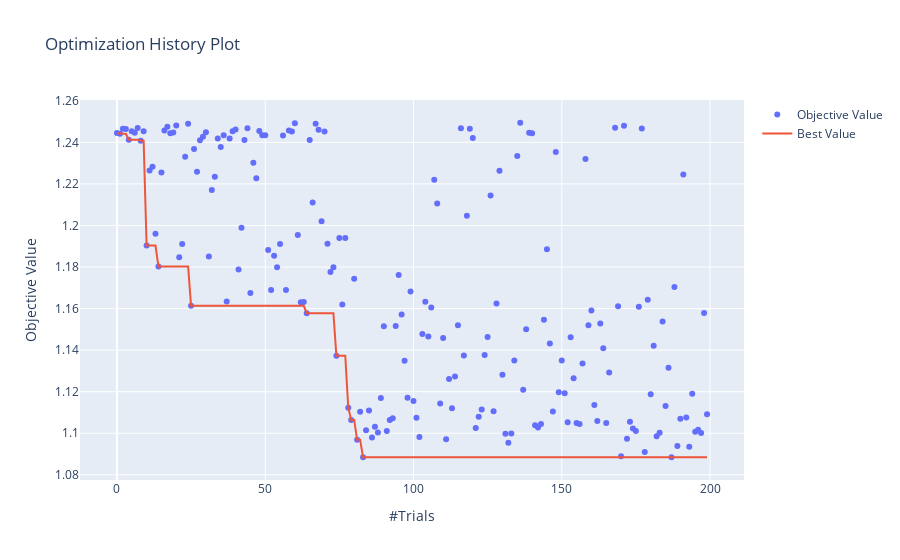
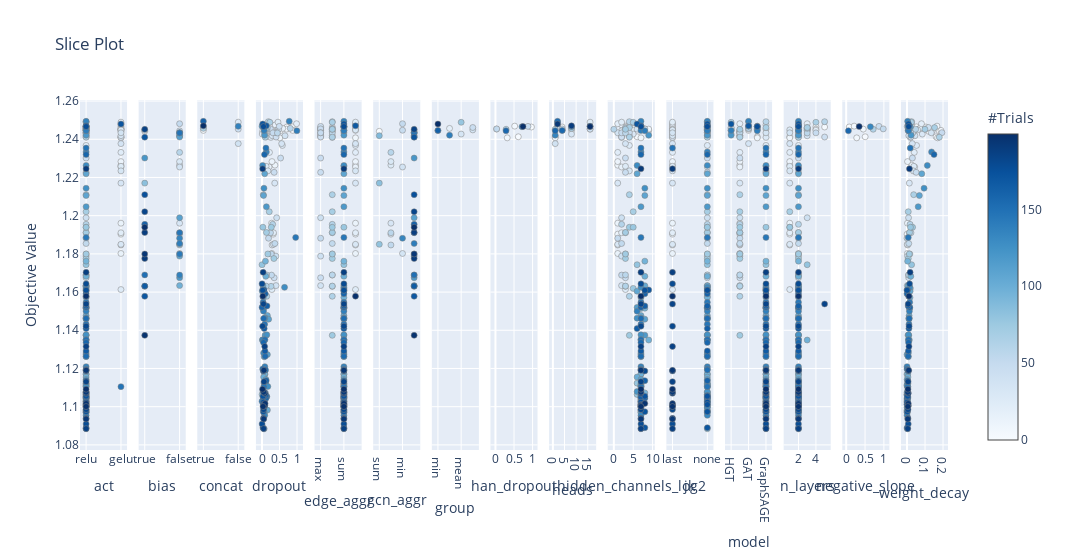
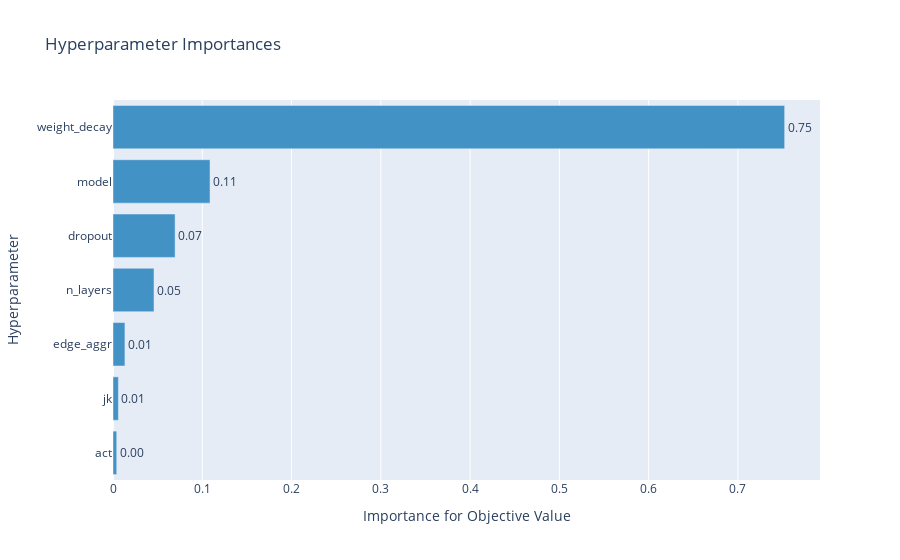
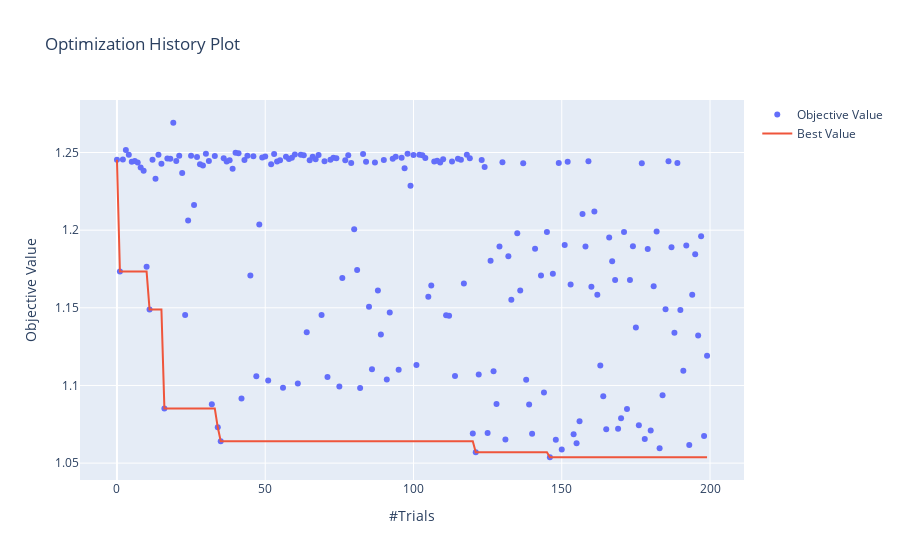

The notebook cell these images were saved under, in order:
### Code cell
for study in (
    optuna.load_study(study_name=study_name, storage="sqlite:///data/optuna.db")
    for study_name in study_names
):
    print(study.study_name)
    # Plot the results.
    mean_top_10_loss = study.trials_dataframe()["value"].sort_values().head(10).mean()
    print("Mean of top 10 best loss:", mean_top_10_loss)
    optuna.visualization.plot_optimization_history(study).show()
    # optuna.visualization.plot_contour(study).show()
    optuna.visualization.plot_slice(study).show()
    optuna.visualization.plot_param_importances(study).show()
    print()
    print()

### Figure 1 — Plotly figure (JSON) as saved in the notebook; plotly's stock layout.template omitted (floating-point values rounded to 4 significant figures; data arrays with more than 128 entries replaced by an {"elided": "..."} marker saying what was removed)
{"data": [{"mode": "markers", "name": "Objective Value", "type": "scatter", "x": {"elided": "199 int values"}, "y": {"elided": "199 float values"}}, {"name": "Best Value", "type": "scatter", "x": {"elided": "199 int values"}, "y": {"elided": "199 float values"}}], "layout": {"title": {"text": "Optimization History Plot"}, "xaxis": {"title": {"text": "#Trials"}}, "yaxis": {"title": {"text": "Objective Value"}}}}

### Figure 2 — Plotly figure (JSON) as saved in the notebook; plotly's stock layout.template omitted (floating-point values rounded to 4 significant figures; data arrays with more than 128 entries replaced by an {"elided": "..."} marker saying what was removed)
{"data": [{"marker": {"color": {"elided": "199 int values"}, "colorbar": {"title": {"text": "#Trials"}, "x": 1, "xpad": 40}, "colorscale": [[0, "rgb(247,251,255)"], [0.125, "rgb(222,235,247)"], [0.25, "rgb(198,219,239)"], [0.375, "rgb(158,202,225)"], [0.5, "rgb(107,174,214)"], [0.625, "rgb(66,146,198)"], [0.75, "rgb(33,113,181)"], [0.875, "rgb(8,81,156)"], [1, "rgb(8,48,107)"]], "line": {"color": "Grey", "width": 0.5}, "showscale": true}, "mode": "markers", "showlegend": false, "type": "scatter", "x": {"elided": "199 str values"}, "xaxis": "x", "y": {"elided": "199 float values"}, "yaxis": "y"}, {"marker": {"color": [1, 10, 11, 12, 13, 14, 15, 18, 19, 20, 21, 22, 23, 31, 32, 34, 37, 38, 41, 42, 43, 45, 46, 49, 50, 51, 52, 53, 54, 55, 56, 57, 61, 62, 63, 64, 65, 66, 69, 70, 71, 72, 73, 74, 75], "colorbar": {"title": {"text": "#Trials"}, "x": 1, "xpad": 40}, "colorscale": [[0, "rgb(247,251,255)"], [0.125, "rgb(222,235,247)"], [0.25, "rgb(198,219,239)"], [0.375, "rgb(158,202,225)"], [0.5, "rgb(107,174,214)"], [0.625, "rgb(66,146,198)"], [0.75, "rgb(33,113,181)"], [0.875, "rgb(8,81,156)"], [1, "rgb(8,48,107)"]], "line": {"color": "Grey", "width": 0.5}, "showscale": false}, "mode": "markers", "showlegend": false, "type": "scatter", "x": [true, false, false, false, false, false, false, false, true, false, false, false, false, false, true, false, false, false, false, false, false, false, true, false, false, false, false, false, false, false, false, true, true, true, true, true, true, true, true, true, true, true, true, true, true], "xaxis": "x2", "y": [1.244, 1.19, 1.226, 1.228, 1.196, 1.18, 1.225, 1.244, 1.245, 1.248, 1.185, 1.191, 1.233, 1.185, 1.217, 1.242, 1.163, 1.242, 1.179, 1.199, 1.241, 1.167, 1.23, 1.243, 1.243, 1.188, 1.169, 1.185, 1.18, 1.191, 1.243, 1.169, 1.195, 1.163, 1.163, 1.158, 1.241, 1.211, 1.202, 1.245, 1.191, 1.178, 1.18, 1.137, 1.194], "yaxis": "y2"}, {"marker": {"color": [2, 6, 24, 35, 39, 58, 116, 136, 168], "colorbar": {"title": {"text": "#Trials"}, "x": 1, "xpad": 40}, "colorscale": [[0, "rgb(247,251,255)"], [0.125, "rgb(222,235,247)"], [0.25, "rgb(198,219,239)"], [0.375, "rgb(158,202,225)"], [0.5, "rgb(107,174,214)"], [0.625, "rgb(66,146,198)"], [0.75, "rgb(33,113,181)"], [0.875, "rgb(8,81,156)"], [1, "rgb(8,48,107)"]], "line": {"color": "Grey", "width": 0.5}, "showscale": false}, "mode": "markers", "showlegend": false, "type": "scatter", "x": [true, true, false, false, false, true, false, true, true], "xaxis": "x3", "y": [1.246, 1.245, 1.249, 1.238, 1.245, 1.246, 1.247, 1.249, 1.247], "yaxis": "y3"}, {"marker": {"color": {"elided": "199 int values"}, "colorbar": {"title": {"text": "#Trials"}, "x": 1, "xpad": 40}, "colorscale": [[0, "rgb(247,251,255)"], [0.125, "rgb(222,235,247)"], [0.25, "rgb(198,219,239)"], [0.375, "rgb(158,202,225)"], [0.5, "rgb(107,174,214)"], [0.625, "rgb(66,146,198)"], [0.75, "rgb(33,113,181)"], [0.875, "rgb(8,81,156)"], [1, "rgb(8,48,107)"]], "line": {"color": "Grey", "width": 0.5}, "showscale": false}, "mode": "markers", "showlegend": false, "type": "scatter", "x": {"elided": "199 float values"}, "xaxis": "x4", "y": {"elided": "199 float values"}, "yaxis": "y4"}, {"marker": {"color": {"elided": "199 int values"}, "colorbar": {"title": {"text": "#Trials"}, "x": 1, "xpad": 40}, "colorscale": [[0, "rgb(247,251,255)"], [0.125, "rgb(222,235,247)"], [0.25, "rgb(198,219,239)"], [0.375, "rgb(158,202,225)"], [0.5, "rgb(107,174,214)"], [0.625, "rgb(66,146,198)"], [0.75, "rgb(33,113,181)"], [0.875, "rgb(8,81,156)"], [1, "rgb(8,48,107)"]], "line": {"color": "Grey", "width": 0.5}, "showscale": false}, "mode": "markers", "showlegend": false, "type": "scatter", "x": {"elided": "199 str values"}, "xaxis": "x5", "y": {"elided": "199 float values"}, "yaxis": "y5"}, {"marker": {"color": [1, 10, 11, 12, 13, 14, 15, 18, 19, 20, 21, 22, 23, 31, 32, 34, 37, 38, 41, 42, 43, 45, 46, 49, 50, 51, 52, 53, 54, 55, 56, 57, 61, 62, 63, 64, 65, 66, 69, 70, 71, 72, 73, 74, 75], "colorbar": {"title": {"text": "#Trials"}, "x": 1, "xpad": 40}, "colorscale": [[0, "rgb(247,251,255)"], [0.125, "rgb(222,235,247)"], [0.25, "rgb(198,219,239)"], [0.375, "rgb(158,202,225)"], [0.5, "rgb(107,174,214)"], [0.625, "rgb(66,146,198)"], [0.75, "rgb(33,113,181)"], [0.875, "rgb(8,81,156)"], [1, "rgb(8,48,107)"]], "line": {"color": "Grey", "width": 0.5}, "showscale": false}, "mode": "markers", "showlegend": false, "type": "scatter", "x": ["sum", "max", "max", "max", "max", "min", "min", "mean", "min", "min", "max", "max", "max", "sum", "sum", "sum", "mean", "mean", "mean", "mean", "mean", "mean", "mean", "mean", "mean", "min", "mean", "mean", "mean", "mean", "mean", "mean", "mean", "mean", "mean", "mean", "mean", "mean", "mean", "mean", "mean", "mean", "mean", "mean", "mean"], "xaxis": "x6", "y": [1.244, 1.19, 1.226, 1.228, 1.196, 1.18, 1.225, 1.244, 1.245, 1.248, 1.185, 1.191, 1.233, 1.185, 1.217, 1.242, 1.163, 1.242, 1.179, 1.199, 1.241, 1.167, 1.23, 1.243, 1.243, 1.188, 1.169, 1.185, 1.18, 1.191, 1.243, 1.169, 1.195, 1.163, 1.163, 1.158, 1.241, 1.211, 1.202, 1.245, 1.191, 1.178, 1.18, 1.137, 1.194], "yaxis": "y6"}, {"marker": {"color": [0, 16, 29, 30, 40, 67, 120, 139, 171], "colorbar": {"title": {"text": "#Trials"}, "x": 1, "xpad": 40}, "colorscale": [[0, "rgb(247,251,255)"], [0.125, "rgb(222,235,247)"], [0.25, "rgb(198,219,239)"], [0.375, "rgb(158,202,225)"], [0.5, "rgb(107,174,214)"], [0.625, "rgb(66,146,198)"], [0.75, "rgb(33,113,181)"], [0.875, "rgb(8,81,156)"], [1, "rgb(8,48,107)"]], "line": {"color": "Grey", "width": 0.5}, "showscale": false}, "mode": "markers", "showlegend": false, "type": "scatter", "x": ["min", "sum", "mean", "max", "max", "mean", "sum", "min", "min"], "xaxis": "x7", "y": [1.244, 1.246, 1.243, 1.245, 1.246, 1.249, 1.242, 1.245, 1.248], "yaxis": "y7"}, {"marker": {"color": [3, 4, 7, 8, 9, 44, 48, 59, 119, 140, 177], "colorbar": {"title": {"text": "#Trials"}, "x": 1, "xpad": 40}, "colorscale": [[0, "rgb(247,251,255)"], [0.125, "rgb(222,235,247)"], [0.25, "rgb(198,219,239)"], [0.375, "rgb(158,202,225)"], [0.5, "rgb(107,174,214)"], [0.625, "rgb(66,146,198)"], [0.75, "rgb(33,113,181)"], [0.875, "rgb(8,81,156)"], [1, "rgb(8,48,107)"]], "line": {"color": "Grey", "width": 0.5}, "showscale": false}, "mode": "markers", "showlegend": false, "type": "scatter", "x": [0.9684, 0.6149, 0.5181, 0.317, 0.03024, 0.8757, 0.03226, 0.2867, 0.7135, 0.2843, 0.7413], "xaxis": "x8", "y": [1.246, 1.241, 1.247, 1.241, 1.245, 1.247, 1.245, 1.245, 1.247, 1.244, 1.247], "yaxis": "y8"}, {"marker": {"color": [0, 2, 3, 4, 6, 7, 8, 9, 16, 24, 29, 30, 35, 39, 40, 44, 48, 58, 59, 67, 116, 119, 120, 136, 139, 140, 168, 171, 177], "colorbar": {"title": {"text": "#Trials"}, "x": 1, "xpad": 40}, "colorscale": [[0, "rgb(247,251,255)"], [0.125, "rgb(222,235,247)"], [0.25, "rgb(198,219,239)"], [0.375, "rgb(158,202,225)"], [0.5, "rgb(107,174,214)"], [0.625, "rgb(66,146,198)"], [0.75, "rgb(33,113,181)"], [0.875, "rgb(8,81,156)"], [1, "rgb(8,48,107)"]], "line": {"color": "Grey", "width": 0.5}, "showscale": false}, "mode": "markers", "showlegend": false, "type": "scatter", "x": [8, 2, 4, 1, 4, 2, 1, 16, 8, 16, 8, 4, 1, 16, 2, 16, 4, 8, 1, 2, 16, 8, 1, 2, 4, 1, 8, 2, 16], "xaxis": "x9", "y": [1.244, 1.246, 1.246, 1.241, 1.245, 1.247, 1.241, 1.245, 1.246, 1.249, 1.243, 1.245, 1.238, 1.245, 1.246, 1.247, 1.245, 1.246, 1.245, 1.249, 1.247, 1.247, 1.242, 1.249, 1.245, 1.244, 1.247, 1.248, 1.247], "yaxis": "y9"}, {"marker": {"color": {"elided": "199 int values"}, "colorbar": {"title": {"text": "#Trials"}, "x": 1, "xpad": 40}, "colorscale": [[0, "rgb(247,251,255)"], [0.125, "rgb(222,235,247)"], [0.25, "rgb(198,219,239)"], [0.375, "rgb(158,202,225)"], [0.5, "rgb(107,174,214)"], [0.625, "rgb(66,146,198)"], [0.75, "rgb(33,113,181)"], [0.875, "rgb(8,81,156)"], [1, "rgb(8,48,107)"]], "line": {"color": "Grey", "width": 0.5}, "showscale": false}, "mode": "markers", "showlegend": false, "type": "scatter", "x": {"elided": "199 int values"}, "xaxis": "x10", "y": {"elided": "199 float values"}, "yaxis": "y10"}, {"marker": {"color": {"elided": "199 int values"}, "colorbar": {"title": {"text": "#Trials"}, "x": 1, "xpad": 40}, "colorscale": [[0, "rgb(247,251,255)"], [0.125, "rgb(222,235,247)"], [0.25, "rgb(198,219,239)"], [0.375, "rgb(158,202,225)"], [0.5, "rgb(107,174,214)"], [0.625, "rgb(66,146,198)"], [0.75, "rgb(33,113,181)"], [0.875, "rgb(8,81,156)"], [1, "rgb(8,48,107)"]], "line": {"color": "Grey", "width": 0.5}, "showscale": false}, "mode": "markers", "showlegend": false, "type": "scatter", "x": {"elided": "199 str values"}, "xaxis": "x11", "y": {"elided": "199 float values"}, "yaxis": "y11"}, {"marker": {"color": {"elided": "199 int values"}, "colorbar": {"title": {"text": "#Trials"}, "x": 1, "xpad": 40}, "colorscale": [[0, "rgb(247,251,255)"], [0.125, "rgb(222,235,247)"], [0.25, "rgb(198,219,239)"], [0.375, "rgb(158,202,225)"], [0.5, "rgb(107,174,214)"], [0.625, "rgb(66,146,198)"], [0.75, "rgb(33,113,181)"], [0.875, "rgb(8,81,156)"], [1, "rgb(8,48,107)"]], "line": {"color": "Grey", "width": 0.5}, "showscale": false}, "mode": "markers", "showlegend": false, "type": "scatter", "x": {"elided": "199 str values"}, "xaxis": "x12", "y": {"elided": "199 float values"}, "yaxis": "y12"}, {"marker": {"color": {"elided": "199 int values"}, "colorbar": {"title": {"text": "#Trials"}, "x": 1, "xpad": 40}, "colorscale": [[0, "rgb(247,251,255)"], [0.125, "rgb(222,235,247)"], [0.25, "rgb(198,219,239)"], [0.375, "rgb(158,202,225)"], [0.5, "rgb(107,174,214)"], [0.625, "rgb(66,146,198)"], [0.75, "rgb(33,113,181)"], [0.875, "rgb(8,81,156)"], [1, "rgb(8,48,107)"]], "line": {"color": "Grey", "width": 0.5}, "showscale": false}, "mode": "markers", "showlegend": false, "type": "scatter", "x": {"elided": "199 int values"}, "xaxis": "x13", "y": {"elided": "199 float values"}, "yaxis": "y13"}, {"marker": {"color": [3, 4, 7, 8, 9, 44, 48, 59, 119, 140, 177], "colorbar": {"title": {"text": "#Trials"}, "x": 1, "xpad": 40}, "colorscale": [[0, "rgb(247,251,255)"], [0.125, "rgb(222,235,247)"], [0.25, "rgb(198,219,239)"], [0.375, "rgb(158,202,225)"], [0.5, "rgb(107,174,214)"], [0.625, "rgb(66,146,198)"], [0.75, "rgb(33,113,181)"], [0.875, "rgb(8,81,156)"], [1, "rgb(8,48,107)"]], "line": {"color": "Grey", "width": 0.5}, "showscale": false}, "mode": "markers", "showlegend": false, "type": "scatter", "x": [0.08015, 0.5031, 0.2112, 0.2786, 0.4533, 0.8692, 0.983, 0.7155, 0.6412, 0.05841, 0.3447], "xaxis": "x14", "y": [1.246, 1.241, 1.247, 1.241, 1.245, 1.247, 1.245, 1.245, 1.247, 1.244, 1.247], "yaxis": "y14"}, {"marker": {"color": {"elided": "199 int values"}, "colorbar": {"title": {"text": "#Trials"}, "x": 1, "xpad": 40}, "colorscale": [[0, "rgb(247,251,255)"], [0.125, "rgb(222,235,247)"], [0.25, "rgb(198,219,239)"], [0.375, "rgb(158,202,225)"], [0.5, "rgb(107,174,214)"], [0.625, "rgb(66,146,198)"], [0.75, "rgb(33,113,181)"], [0.875, "rgb(8,81,156)"], [1, "rgb(8,48,107)"]], "line": {"color": "Grey", "width": 0.5}, "showscale": false}, "mode": "markers", "showlegend": false, "type": "scatter", "x": {"elided": "199 float values"}, "xaxis": "x15", "y": {"elided": "199 float values"}, "yaxis": "y15"}], "layout": {"title": {"text": "Slice Plot"}, "width": 4500, "xaxis": {"anchor": "y", "domain": [0, 0.05422], "title": {"text": "act"}}, "xaxis10": {"anchor": "y10", "domain": [0.608, 0.6622], "title": {"text": "hidden_channels_log2"}}, "xaxis11": {"anchor": "y11", "domain": [0.6756, 0.7298], "title": {"text": "jk"}}, "xaxis12": {"anchor": "y12", "domain": [0.7431, 0.7973], "title": {"text": "model"}}, "xaxis13": {"anchor": "y13", "domain": [0.8107, 0.8649], "title": {"text": "n_layers"}}, "xaxis14": {"anchor": "y14", "domain": [0.8782, 0.9324], "title": {"text": "negative_slope"}}, "xaxis15": {"anchor": "y15", "domain": [0.9458, 1.0], "title": {"text": "weight_decay"}}, "xaxis2": {"anchor": "y2", "domain": [0.06756, 0.1218], "title": {"text": "bias"}}, "xaxis3": {"anchor": "y3", "domain": [0.1351, 0.1893], "title": {"text": "concat"}}, "xaxis4": {"anchor": "y4", "domain": [0.2027, 0.2569], "title": {"text": "dropout"}}, "xaxis5": {"anchor": "y5", "domain": [0.2702, 0.3244], "title": {"text": "edge_aggr"}}, "xaxis6": {"anchor": "y6", "domain": [0.3378, 0.392], "title": {"text": "gcn_aggr"}}, "xaxis7": {"anchor": "y7", "domain": [0.4053, 0.4596], "title": {"text": "group"}}, "xaxis8": {"anchor": "y8", "domain": [0.4729, 0.5271], "title": {"text": "han_dropout"}}, "xaxis9": {"anchor": "y9", "domain": [0.5404, 0.5947], "title": {"text": "heads"}}, "yaxis": {"anchor": "x", "domain": [0, 1], "title": {"text": "Objective Value"}}, "yaxis10": {"anchor": "x10", "domain": [0, 1], "matches": "y", "showticklabels": false}, "yaxis11": {"anchor": "x11", "domain": [0, 1], "matches": "y", "showticklabels": false}, "yaxis12": {"anchor": "x12", "domain": [0, 1], "matches": "y", "showticklabels": false}, "yaxis13": {"anchor": "x13", "domain": [0, 1], "matches": "y", "showticklabels": false}, "yaxis14": {"anchor": "x14", "domain": [0, 1], "matches": "y", "showticklabels": false}, "yaxis15": {"anchor": "x15", "domain": [0, 1], "matches": "y", "showticklabels": false}, "yaxis2": {"anchor": "x2", "domain": [0, 1], "matches": "y", "showticklabels": false}, "yaxis3": {"anchor": "x3", "domain": [0, 1], "matches": "y", "showticklabels": false}, "yaxis4": {"anchor": "x4", "domain": [0, 1], "matches": "y", "showticklabels": false}, "yaxis5": {"anchor": "x5", "domain": [0, 1], "matches": "y", "showticklabels": false}, "yaxis6": {"anchor": "x6", "domain": [0, 1], "matches": "y", "showticklabels": false}, "yaxis7": {"anchor": "x7", "domain": [0, 1], "matches": "y", "showticklabels": false}, "yaxis8": {"anchor": "x8", "domain": [0, 1], "matches": "y", "showticklabels": false}, "yaxis9": {"anchor": "x9", "domain": [0, 1], "matches": "y", "showticklabels": false}}}

### Figure 3 — Plotly figure (JSON) as saved in the notebook; plotly's stock layout.template omitted (floating-point values rounded to 4 significant figures)
{"data": [{"cliponaxis": false, "hovertemplate": ["act (CategoricalDistribution): 0.004174284379206482<extra></extra>", "jk (CategoricalDistribution): 0.006041648010632922<extra></extra>", "edge_aggr (CategoricalDistribution): 0.013361219341618014<extra></extra>", "n_layers (IntUniformDistribution): 0.04590993138138735<extra></extra>", "dropout (UniformDistribution): 0.06953905293065361<extra></extra>", "model (CategoricalDistribution): 0.1086684883082497<extra></extra>", "weight_decay (UniformDistribution): 0.752305375648252<extra></extra>"], "marker": {"color": "rgb(66,146,198)"}, "orientation": "h", "text": ["0.004174284379206482", "0.006041648010632922", "0.013361219341618014", "0.04590993138138735", "0.06953905293065361", "0.1086684883082497", "0.752305375648252"], "textposition": "outside", "texttemplate": "%{text:.2f}", "type": "bar", "x": [0.004174, 0.006042, 0.01336, 0.04591, 0.06954, 0.1087, 0.7523], "y": ["act", "jk", "edge_aggr", "n_layers", "dropout", "model", "weight_decay"]}], "layout": {"showlegend": false, "title": {"text": "Hyperparameter Importances"}, "xaxis": {"title": {"text": "Importance for Objective Value"}}, "yaxis": {"title": {"text": "Hyperparameter"}}}}

### Figure 4 — Plotly figure (JSON) as saved in the notebook; plotly's stock layout.template omitted (floating-point values rounded to 4 significant figures; data arrays with more than 128 entries replaced by an {"elided": "..."} marker saying what was removed)
{"data": [{"mode": "markers", "name": "Objective Value", "type": "scatter", "x": {"elided": "198 int values"}, "y": {"elided": "198 float values"}}, {"name": "Best Value", "type": "scatter", "x": {"elided": "198 int values"}, "y": {"elided": "198 float values"}}], "layout": {"title": {"text": "Optimization History Plot"}, "xaxis": {"title": {"text": "#Trials"}}, "yaxis": {"title": {"text": "Objective Value"}}}}
